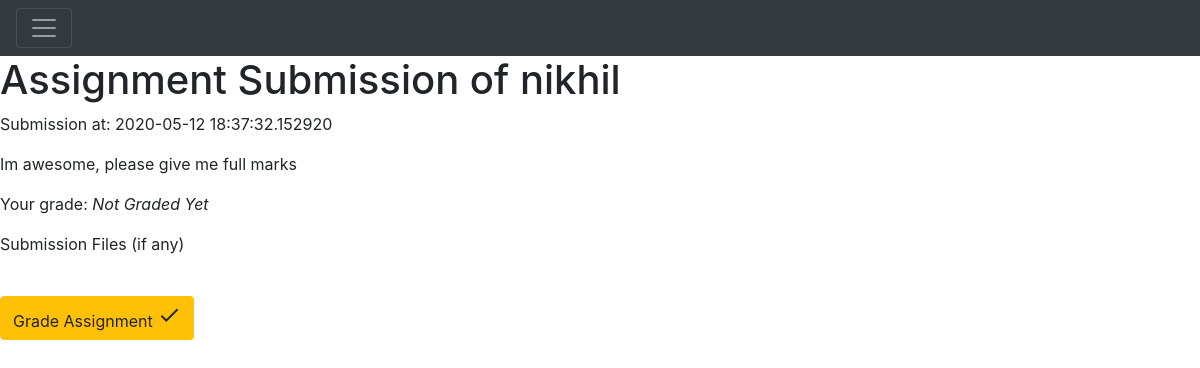
Before: /assignmentSubmission/detail/1 (signed in) with the older database file.
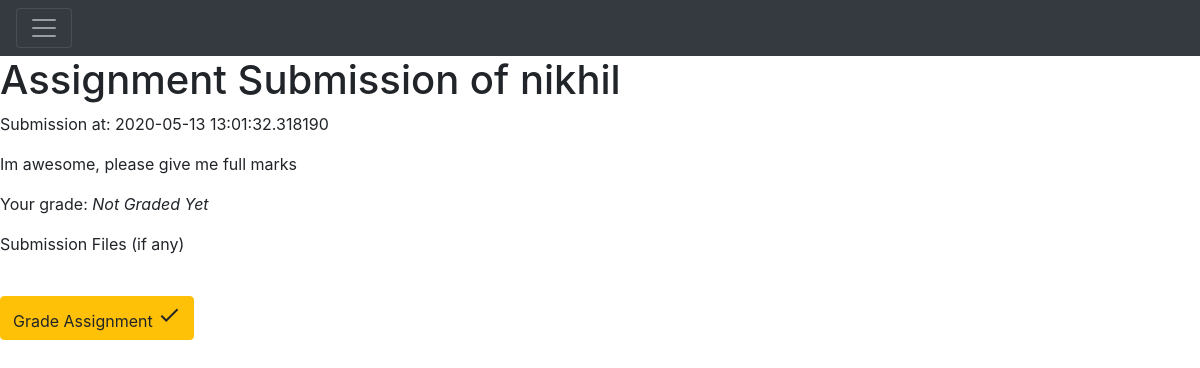
After: the same page with the newer database file.
### Application/models.py (models this page shows)
class AssignmentSubmission(db.Model):
    __tablename__ = "assignment_submissions"
    assignmentSubmissionId = db.Column(
        db.Integer,
        primary_key=True,
        autoincrement=True
    )
    submissionTime = db.Column(db.DateTime, default=datetime.datetime.utcnow())
    assignmentId = db.Column(db.Integer, db.ForeignKey('assignments.assignmentId'))
    assignment = relationship("Assignment")
    assignmentGrade = db.Column(db.String(20))
    userId = db.Column(db.Integer, db.ForeignKey('users.userId'))
    user = relationship("User")
    comment = db.Column(db.String(500))
    gradeReceived = db.Column(
        db.String(10)
    )

### Application/assignment_submissions.py (the view)
@app.route('/assignmentSubmission/detail/<id>')
@authenticate
def assignmentSubmissionDetail(id):
    print(id)
    assignmentSubmissionId = escape(id)
    submission = models.AssignmentSubmission.query.filter_by(assignmentSubmissionId=assignmentSubmissionId).first()
    return render_template('assignment_submission_detail.html',submission=submission)

### Application/templates/assignment_submission_detail.html (shortened to what this page needs)
{% extends 'main.html' %}
{% block head %}
{{ super() }}
{% endblock %}
{% block body %}
{{ super() }}
    <h1>Assignment Submission of {{ submission.user.name }} </h1>
    <p> Submission at: {{ submission.submissionTime  }} </p>
    <p> {{ submission.comment }}</p>
    <p> Your grade:
        {% if submission.assignmentGrade is not none  %}
        {{ submission.assignmentGrade }}
        {% else %}
            <em>Not Graded Yet</em>
        {% endif %}
    </p>
    <p> Submission Files (if any)</p>
    <br>
    <a class="btn btn-warning" href= {{ url_for('gradeAssignmentSubmission',id=submission.assignmentSubmissionId) }}>
            Grade Assignment
            <i class="material-icons md-48">check</i>
    </a>
{% endblock %}

Changed rows visible on the page:
changed AssignmentSubmission "Im awesome, please give me full marks": submissionTime "2020-05-12 18:37:32.152920" → "2020-05-13 13:01:32.318190"
